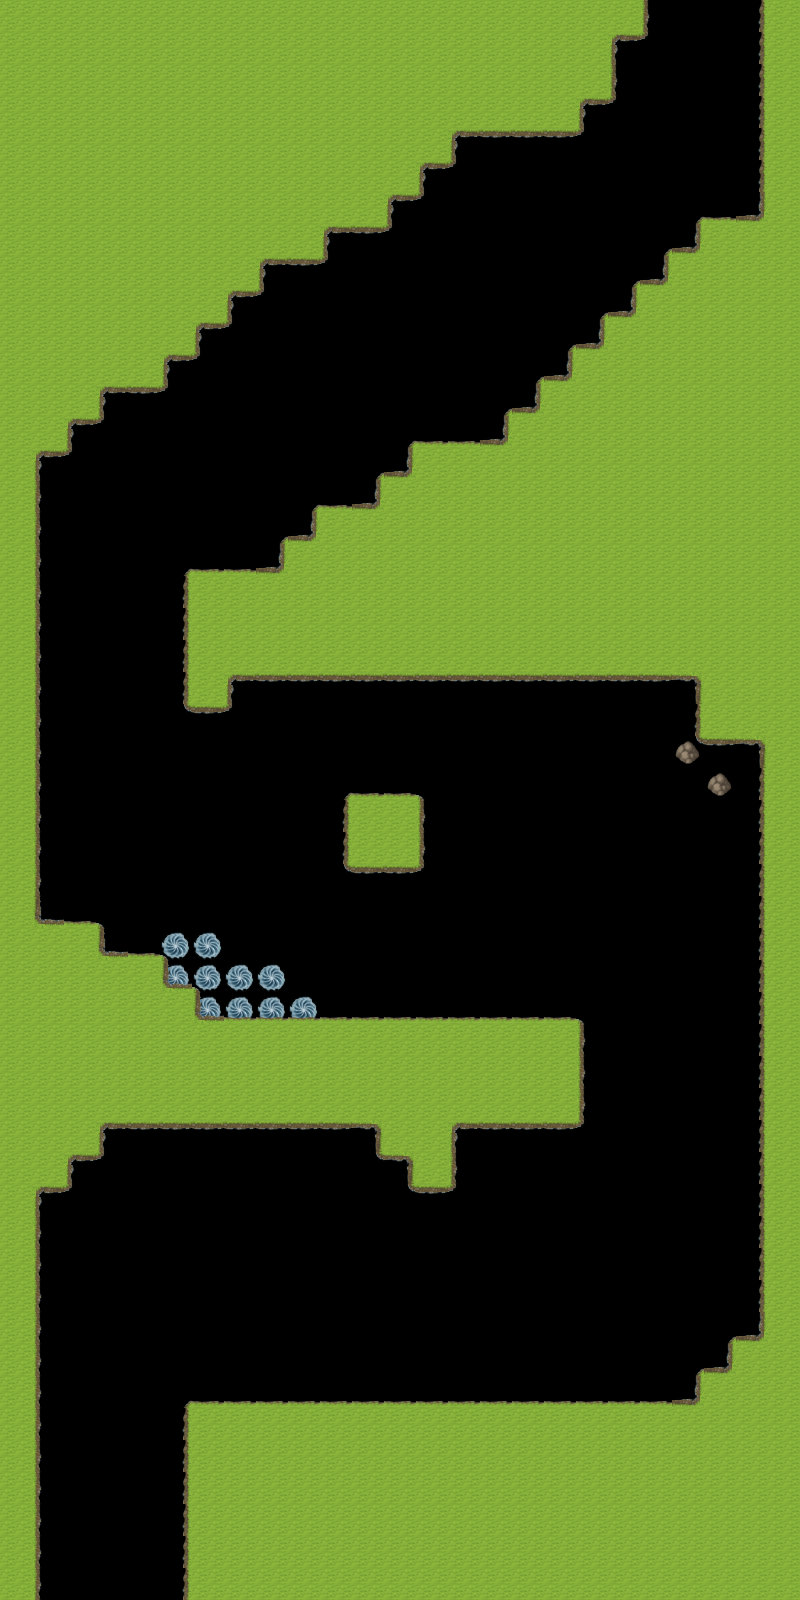

Tiled map render using the project's own tile images. Description and the map definition, with tile-layer contents summarised, below:
An orthogonal 25x50 tile map with 32x32 px tiles, 4 tile layers (Object, Terrain, ObjectVisable, TerrainVisable), 2 tilesets.

<map version="1.0" orientation="orthogonal" renderorder="right-down" width="25" height="50" tilewidth="32" tileheight="32" nextobjectid="1">
 <tileset firstgid="1" name="irukaJetMap" tilewidth="32" tileheight="32" tilecount="13">
  <image source="irukaJetMap.png" width="32" height="416" />
  <tile id="0">
   <properties>
    <property name="category" value="0" />
   </properties>
  </tile>
  <tile id="1">
   <properties>
    <property name="category" value="0" />
   </properties>
  </tile>
  <tile id="2">
   <properties>
    <property name="category" value="0" />
   </properties>
  </tile>
  <tile id="3">
   <properties>
    <property name="category" value="0" />
   </properties>
  </tile>
  <tile id="4">
   <properties>
    <property name="category" value="0" />
   </properties>
  </tile>
  <tile id="5">
   <properties>
    <property name="category" value="0" />
   </properties>
  </tile>
  <tile id="6">
   <properties>
    <property name="category" value="0" />
   </properties>
  </tile>
  <tile id="7">
   <properties>
    <property name="category" value="0" />
   </properties>
  </tile>
  <tile id="8">
   <properties>
    <property name="category" value="1" />
   </properties>
  </tile>
  <tile id="9">
   <properties>
    <property name="category" value="0" />
   </properties>
  </tile>
  <tile id="10">
   <properties>
    <property name="category" value="0" />
   </properties>
  </tile>
  <tile id="11">
   <properties>
    <property name="category" value="0" />
   </properties>
  </tile>
  <tile id="12">
   <properties>
    <property name="category" value="0" />
   </properties>
  </tile>
 </tileset>
 <tileset firstgid="14" name="irukaJetObject" tilewidth="32" tileheight="32" tilecount="2">
  <image source="irukaJetObject.png" width="32" height="64" />
  <tile id="0">
   <properties>
    <property name="category" value="4" />
   </properties>
  </tile>
  <tile id="1">
   <properties>
    <property name="category" value="1" />
   </properties>
  </tile>
 </tileset>
 <layer name="Object" width="25" height="50">
  <data>[1250 cells, 7 non-empty, 2 distinct tile ids]</data>
 </layer>
 <layer name="Terrain" width="25" height="50">
  <data>[1250 cells, 191 non-empty, 1 distinct tile ids]</data>
 </layer>
 <layer name="ObjectVisable" width="25" height="50">
  <data>[1250 cells, 12 non-empty, 2 distinct tile ids]</data>
 </layer>
 <layer name="TerrainVisable" width="25" height="50">
  <data>[1250 cells, 796 non-empty, 13 distinct tile ids]</data>
 </layer>
</map>
